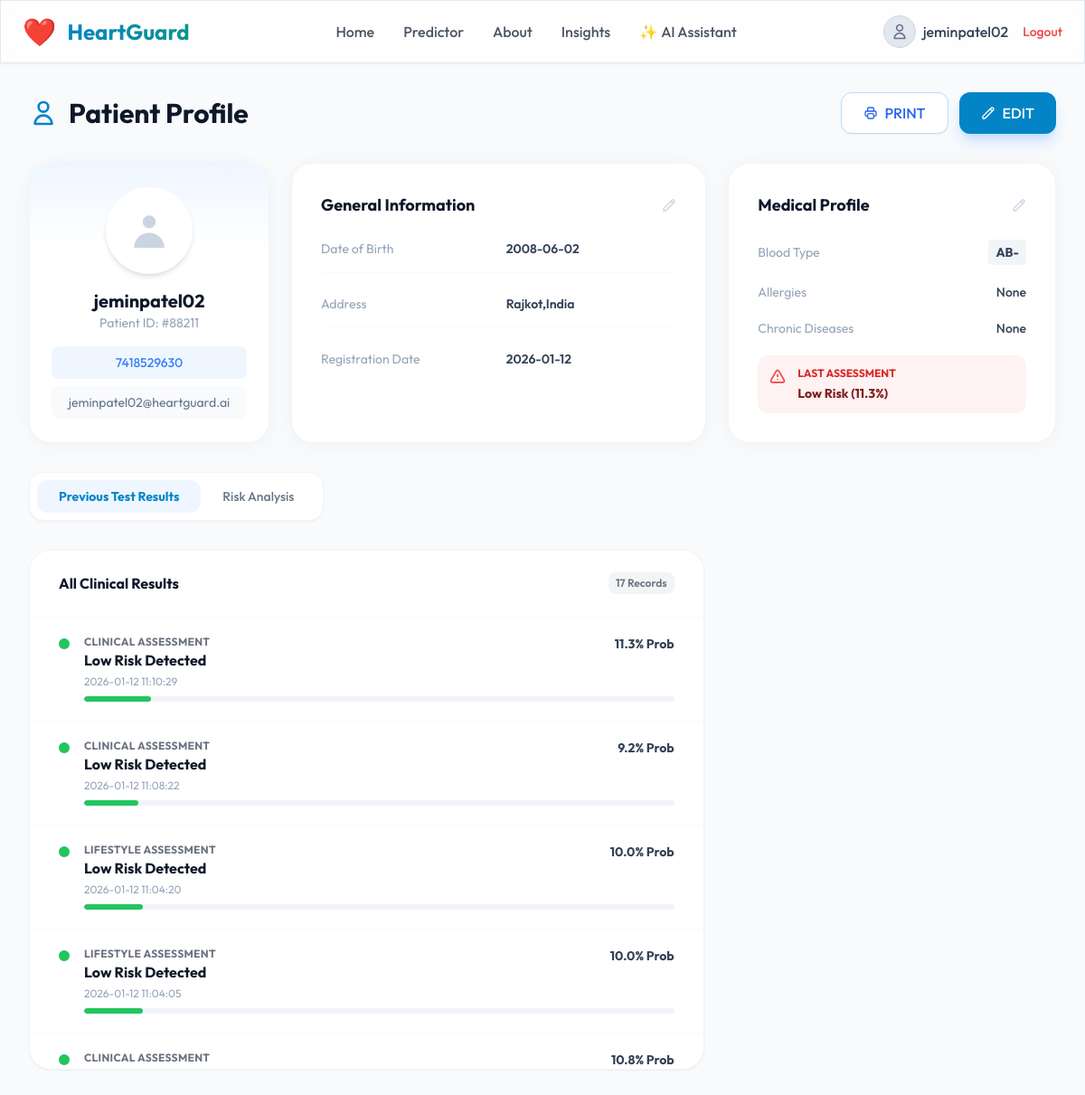
Screenshot of /profile (signed in) with the database file from the repository.
### tables this page shows
CREATE TABLE users (
            id INTEGER PRIMARY KEY AUTOINCREMENT,
            username TEXT UNIQUE NOT NULL,
            email TEXT,
            password TEXT NOT NULL,
            role TEXT NOT NULL DEFAULT 'user',
            full_name TEXT,
            phone TEXT,
            dob TEXT,
            address TEXT,
            blood_type TEXT,
            allergies TEXT,
            chronic_diseases TEXT,
            profile_pic TEXT,
            created_at TIMESTAMP DEFAULT CURRENT_TIMESTAMP
        );

CREATE TABLE predictions (
            id INTEGER PRIMARY KEY AUTOINCREMENT,
            username TEXT NOT NULL,
            input_data TEXT NOT NULL, -- JSON string
            result TEXT NOT NULL,     -- JSON string
            timestamp TIMESTAMP DEFAULT CURRENT_TIMESTAMP,
            FOREIGN KEY (username) REFERENCES users (username)
        );

### app.py (the view, shortened to what this page needs)
@app.route('/profile', methods=['GET', 'POST'])
def profile():
    if 'user' not in session: return redirect(url_for('index'))
    user = session['user']
    user_info = db.get_user_details(user)
    activities = [dict(row) for row in db.get_user_activity(user)]
    today = datetime.datetime.now().strftime("%Y-%m-%d")
    streak = 0
    if activities and activities[0]['date'] == today:
        streak = 1
    recent_tests_raw = db.get_user_history(user)
    recent_tests = []
    chart_labels = []
    chart_data = []
    for row in reversed(recent_tests_raw):
        try:
            res = json.loads(row['result'])
            if isinstance(res, str): res = json.loads(res) # Handle double encoding
            date_str = datetime.datetime.strptime(row['timestamp'], '%Y-%m-%d %H:%M:%S').strftime('%b %d')
            chart_labels.append(date_str)
            prob = float(res['prob'])
            val = prob * 100 if prob <= 1.0 else prob
            chart_data.append(val)
        except: pass
    highest_risk_test = None
    max_prob = -1.0
    for row in recent_tests_raw:
        t = dict(row)
        try:
            res_parsed = json.loads(t['result'])
            if isinstance(res_parsed, str):
                res_parsed = json.loads(res_parsed) # Handle double encoding
            t['result'] = res_parsed
            inp_parsed = json.loads(t['input_data'])
            if isinstance(inp_parsed, str):
                inp_parsed = json.loads(inp_parsed) # Handle double encoding
            t['input_data'] = inp_parsed
            if 'ap_hi' in t['input_data']:
                t['type'] = 'Clinical'
            else:
                t['type'] = 'Lifestyle'
            if t['result']['prob'] > max_prob:
                max_prob = t['result']['prob']
                highest_risk_test = t
            recent_tests.append(t)
        except Exception as e:
             print(f"Skipping malformed record ID {t.get('id')}: {e}")
             pass
    return render_template('profile.html', user=user, user_info=user_info, activities=activities, streak=streak, recent_tests=recent_tests, chart_labels=chart_labels, chart_data=chart_data, highest_risk_test=highest_risk_test)

### templates/profile.html (shortened to what this page needs)
{% extends "base_app.html" %}
{% block page_content %}
<div class="max-w-[85rem] mx-auto px-4 sm:px-6 lg:px-8 py-8 bg-slate-50 min-h-screen">
    <div class="flex flex-col md:flex-row md:items-center justify-between gap-4 mb-8">
        <h1 class="text-3xl font-bold text-slate-900 flex items-center">
            <span class="mr-3 text-primary">
                <svg class="w-8 h-8" fill="none" stroke="currentColor" viewBox="0 0 24 24">
                    <path stroke-linecap="round" stroke-linejoin="round" stroke-width="2"
                        d="M16 7a4 4 0 11-8 0 4 4 0 018 0zM12 14a7 7 0 00-7 7h14a7 7 0 00-7-7z"></path>
                </svg>
            </span>
            Patient Profile
        </h1>
        <div class="flex space-x-3">
            <button onclick="window.print()"
                class="px-6 py-2.5 rounded-xl border border-blue-200 text-blue-600 font-medium hover:bg-blue-50 transition-colors bg-white shadow-sm flex items-center">
                PRINT
            </button>
            <button onclick="toggleEditModal()"
                class="px-6 py-2.5 rounded-xl bg-primary text-white font-medium hover:bg-blue-600 transition-colors shadow-lg shadow-blue-200 flex items-center">
                <svg class="w-4 h-4 mr-2" fill="none" stroke="currentColor" viewBox="0 0 24 24">
                    <path stroke-linecap="round" stroke-linejoin="round" stroke-width="2"
                        d="M15.232 5.232l3.536 3.536m-2.036-5.036a2.5 2.5 0 113.536 3.536L6.5 21.036H3v-3.572L16.732 3.732z">
                    </path>
                </svg>
                EDIT
            </button>
        </div>
    </div>
    <div class="grid grid-cols-12 gap-6 mb-8">
        <div
            class="col-span-12 md:col-span-3 bg-white rounded-3xl p-6 shadow-[0_2px_20px_rgb(0,0,0,0.04)] border border-slate-100 flex flex-col items-center justify-center text-center relative overflow-hidden">
            <div
                class="relative w-24 h-24 rounded-full bg-white border-4 border-white shadow-md mb-4 flex items-center justify-center">
                <svg class="w-12 h-12 text-slate-300" fill="currentColor" viewBox="0 0 20 20">
                    <path fill-rule="evenodd" d="M10 9a3 3 0 100-6 3 3 0 000 6zm-7 9a7 7 0 1114 0H3z"
                        clip-rule="evenodd"></path>
                </svg>
            </div>
            <h2 class="text-xl font-bold text-slate-900">{{ user_info['full_name'] or user }}</h2>
            <p class="text-sm text-slate-400 mb-4">Patient ID: #882{{ user_info['id'] }}</p>
            <div class="flex flex-col gap-2 w-full text-sm">
                <a href="#" class="text-blue-500 hover:underline bg-blue-50 py-2 rounded-lg font-medium">{{
                    user_info['phone'] or '+91 --' }}</a>
                <a href="#" class="text-slate-500 hover:text-slate-700 bg-slate-50 py-2 rounded-lg truncate">{{ user
                    }}@heartguard.ai</a>
            </div>
        </div>
        <div
            class="col-span-12 md:col-span-5 bg-white rounded-3xl p-8 shadow-[0_2px_20px_rgb(0,0,0,0.04)] border border-slate-100 relative">
            <h3 class="text-lg font-bold text-slate-900 mb-6 flex items-center justify-between">
                General Information
                <button onclick="toggleEditModal()" class="text-slate-300 hover:text-primary"><svg class="w-4 h-4"
                        fill="none" stroke="currentColor" viewBox="0 0 24 24">
                        <path stroke-linecap="round" stroke-linejoin="round" stroke-width="2"
                            d="M15.232 5.232l3.536 3.536m-2.036-5.036a2.5 2.5 0 113.536 3.536L6.5 21.036H3v-3.572L16.732 3.732z">
                        </path>
                    </svg></button>
            </h3>
            <div class="space-y-6">
                <div class="grid grid-cols-2 gap-4 border-b border-slate-50 pb-4">
                    <div class="text-sm text-slate-400">Date of Birth</div>
                    <div class="text-sm font-semibold text-slate-700">{{ user_info['dob'] or 'Not Set' }}</div>
                </div>
                <div class="grid grid-cols-2 gap-4 border-b border-slate-50 pb-4">
                    <div class="text-sm text-slate-400">Address</div>
                    <div class="text-sm font-semibold text-slate-700">{{ user_info['address'] or 'Not Set' }}</div>
                </div>
                <div class="grid grid-cols-2 gap-4">
                    <div class="text-sm text-slate-400">Registration Date</div>
                    <div class="text-sm font-semibold text-slate-700 text-green-600">{{ user_info['created_at'][:10] if
                        user_info['created_at'] else 'Jan 2026' }}</div>
                </div>
            </div>
        </div>
        <div
            class="col-span-12 md:col-span-4 bg-white rounded-3xl p-8 shadow-[0_2px_20px_rgb(0,0,0,0.04)] border border-slate-100">
            <h3 class="text-lg font-bold text-slate-900 mb-6 flex items-center justify-between">
                Medical Profile
                <button onclick="toggleEditModal()" class="text-slate-300 hover:text-primary"><svg class="w-4 h-4"
                        fill="none" stroke="currentColor" viewBox="0 0 24 24">
                        <path stroke-linecap="round" stroke-linejoin="round" stroke-width="2"
                            d="M15.232 5.232l3.536 3.536m-2.036-5.036a2.5 2.5 0 113.536 3.536L6.5 21.036H3v-3.572L16.732 3.732z">
                        </path>
                    </svg></button>
            </h3>
            <div class="space-y-5">
                <div class="flex justify-between items-center">
                    <span class="text-sm text-slate-400">Blood Type</span>
                    <span class="text-sm font-bold text-slate-700 bg-slate-100 px-2 py-1 rounded">{{
                        user_info['blood_type'] or '--' }}</span>
                </div>
                <div class="flex justify-between items-center">
                    <span class="text-sm text-slate-400">Allergies</span>
                    <span class="text-sm font-medium text-slate-700">{{ user_info['allergies'] or 'None' }}</span>
                </div>
                <div class="flex justify-between items-center">
                    <span class="text-sm text-slate-400">Chronic Diseases</span>
                    <span class="text-sm font-medium text-slate-700">{{ user_info['chronic_diseases'] or 'None'
                        }}</span>
                </div>
                <div class="mt-4 p-3 bg-red-50 rounded-xl flex items-start gap-3">
                    <svg class="w-5 h-5 text-red-500 mt-0.5" fill="none" stroke="currentColor" viewBox="0 0 24 24">
                        <path stroke-linecap="round" stroke-linejoin="round" stroke-width="2"
                            d="M12 9v2m0 4h.01m-6.938 4h13.856c1.54 0 2.502-1.667 1.732-3L13.732 4c-.77-1.333-2.694-1.333-3.464 0L3.34 16c-.77 1.333.192 3 1.732 3z">
                        </path>
                    </svg>
                    <div>
                        <p class="text-xs text-red-600 font-bold uppercase mb-1">Last Assessment</p>
                        {% if highest_risk_test %}
                        <p class="text-sm font-bold text-red-900">{{ highest_risk_test.result.risk }} Risk ({{
                            highest_risk_test.result.prob }}%)</p>
                        {% else %}
                        <p class="text-sm text-red-900">No Assessment</p>
                        {% endif %}
                    </div>
                </div>
            </div>
        </div>
    </div>
    <div class="grid grid-cols-1 lg:grid-cols-3 gap-8">
        <div class="lg:col-span-2 space-y-6">
            <div
                class="bg-white p-2 rounded-2xl inline-flex shadow-sm border border-slate-100 mb-2 w-full md:w-auto relative z-10">
                <button onclick="switchTab('history')" id="tab-history"
                    class="px-6 py-2 rounded-xl text-sm font-bold text-primary bg-blue-50 transition-all cursor-pointer relative z-20">Previous
                    Test
                    Results</button>
                <button onclick="switchTab('chart')" id="tab-chart"
                    class="px-6 py-2 rounded-xl text-sm font-medium text-slate-500 hover:text-slate-900 transition-all cursor-pointer relative z-20">Risk
                    Analysis</button>
            </div>
            <div id="content-history"
                class="bg-white rounded-3xl border border-slate-100 shadow-sm overflow-hidden min-h-[400px]">
                <div
                    class="px-8 py-6 border-b border-slate-50 flex justify-between items-center bg-white sticky top-0 z-10">
                    <h3 class="font-bold text-slate-900">All Clinical Results</h3>
                    <span class="text-xs font-semibold px-2 py-1 bg-gray-100 text-gray-500 rounded-lg">{{
                        recent_tests|length }} Records</span>
                </div>
                <div class="max-h-[500px] overflow-y-auto custom-scrollbar">
                    {% if recent_tests %}
                    <ul class="divide-y divide-slate-50">
                        {% for test in recent_tests %}
                        <li class="px-8 py-5 hover:bg-slate-50 transition-colors flex animate-fade-in-up">
                            <div class="mr-4 mt-1">
                                <div
                                    class="w-3 h-3 rounded-full {{ 'bg-red-500' if test.result.risk == 'High' else 'bg-green-500' }}">
                                </div>
                            </div>
                            <div class="flex-1">
                                <div class="flex justify-between mb-1">
                                    <div class="flex flex-col">
                                        <span class="text-xs font-bold text-gray-500 uppercase tracking-wide">{{
                                            test.type }} Assessment</span>
                                        <span class="font-bold text-slate-900">{{ test.result.risk }} Risk
                                            Detected</span>
                                    </div>
                                    <span class="text-sm font-bold text-slate-700">{{ test.result.prob }}% Prob</span>
                                </div>
                                <p class="text-xs text-slate-400 mb-2">{{ test.timestamp }}</p>
                                <div class="w-full bg-slate-100 rounded-full h-1.5 overflow-hidden">
                                    <div class="h-full rounded-full {{ 'bg-red-500' if test.result.risk == 'High' else 'bg-green-500' }}"
                                        style="width: {{ test.result.prob }}%"></div>
                                </div>
                            </div>
                        </li>
                        {% endfor %}
                    </ul>
                    {% else %}
                    <div class="flex flex-col items-center justify-center h-64 text-center p-8">
                        <p class="text-slate-400 font-medium">No assessments yet. Use the Diagnosis tool to get started.
                        </p>
                    </div>
                    {% endif %}
                </div>
            </div>
        </div>
        <div class="lg:col-span-1 space-y-6">
        </div>
    </div>
</div>
{% endblock %}

### rows the page displays
users: full_name "jeminpatel02", id "11", phone "7418529630", dob "2008-06-02", address "Rajkot,India", created_at "2026-01-12", blood_type "AB-", allergies "None", chronic_diseases "None"
predictions: type "CLINICAL", result.risk "Low", result.prob "11.3", timestamp "2026-01-12 11:10:29"
predictions: type "CLINICAL", result.risk "Low", result.prob "9.2", timestamp "2026-01-12 11:08:22"
predictions: type "LIFESTYLE", result.risk "Low", result.prob "10.0", timestamp "2026-01-12 11:04:20"
predictions: type "LIFESTYLE", result.risk "Low", result.prob "10.0", timestamp "2026-01-12 11:04:05"
predictions: type "CLINICAL", result.prob "10.8"

### other values shown
{{ user }} "jeminpatel02"
{{ highest_risk_test.result.risk }} "Low"
{{ highest_risk_test.result.prob }} "11.3"
{{ recent_tests|length }} "17"
